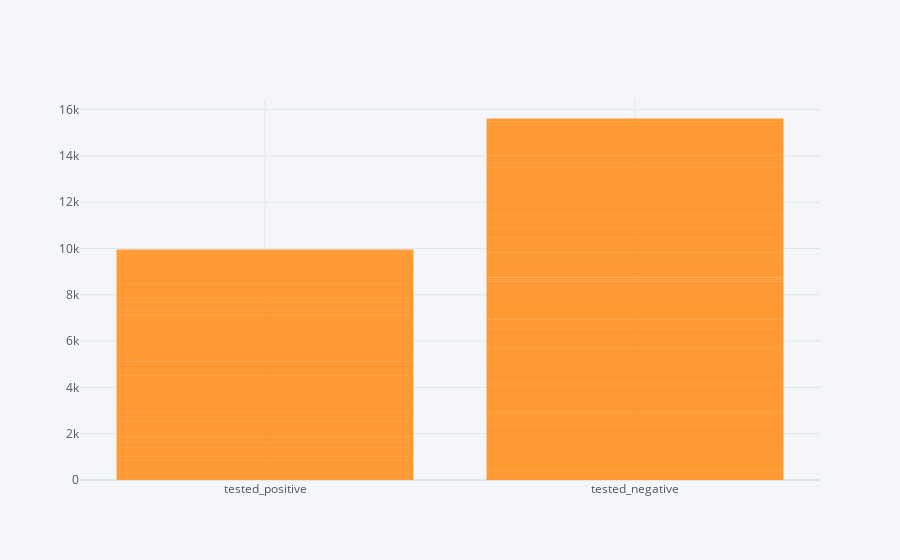

Source (notebook cell):
### Code cell
df.iplot(kind = 'bar', x = 'class', y = 'age')

### Figure 1 — Plotly figure (JSON) as saved in the notebook; plotly's stock layout.template omitted (floating-point values rounded to 4 significant figures; data arrays with more than 128 entries replaced by an {"elided": "..."} marker saying what was removed)
{"data": [{"marker": {"color": "rgba(255, 153, 51, 0.6)", "line": {"color": "rgba(255, 153, 51, 1.0)", "width": 1}}, "name": "age", "orientation": "v", "text": "", "type": "bar", "x": {"elided": "768 str values"}, "y": {"elided": "768 int values"}}], "layout": {"legend": {"bgcolor": "#F5F6F9", "font": {"color": "#4D5663"}}, "paper_bgcolor": "#F5F6F9", "plot_bgcolor": "#F5F6F9", "title": {"font": {"color": "#4D5663"}}, "xaxis": {"gridcolor": "#E1E5ED", "showgrid": true, "tickfont": {"color": "#4D5663"}, "title": {"font": {"color": "#4D5663"}, "text": ""}, "zerolinecolor": "#E1E5ED"}, "yaxis": {"gridcolor": "#E1E5ED", "showgrid": true, "tickfont": {"color": "#4D5663"}, "title": {"font": {"color": "#4D5663"}, "text": ""}, "zerolinecolor": "#E1E5ED"}}}
